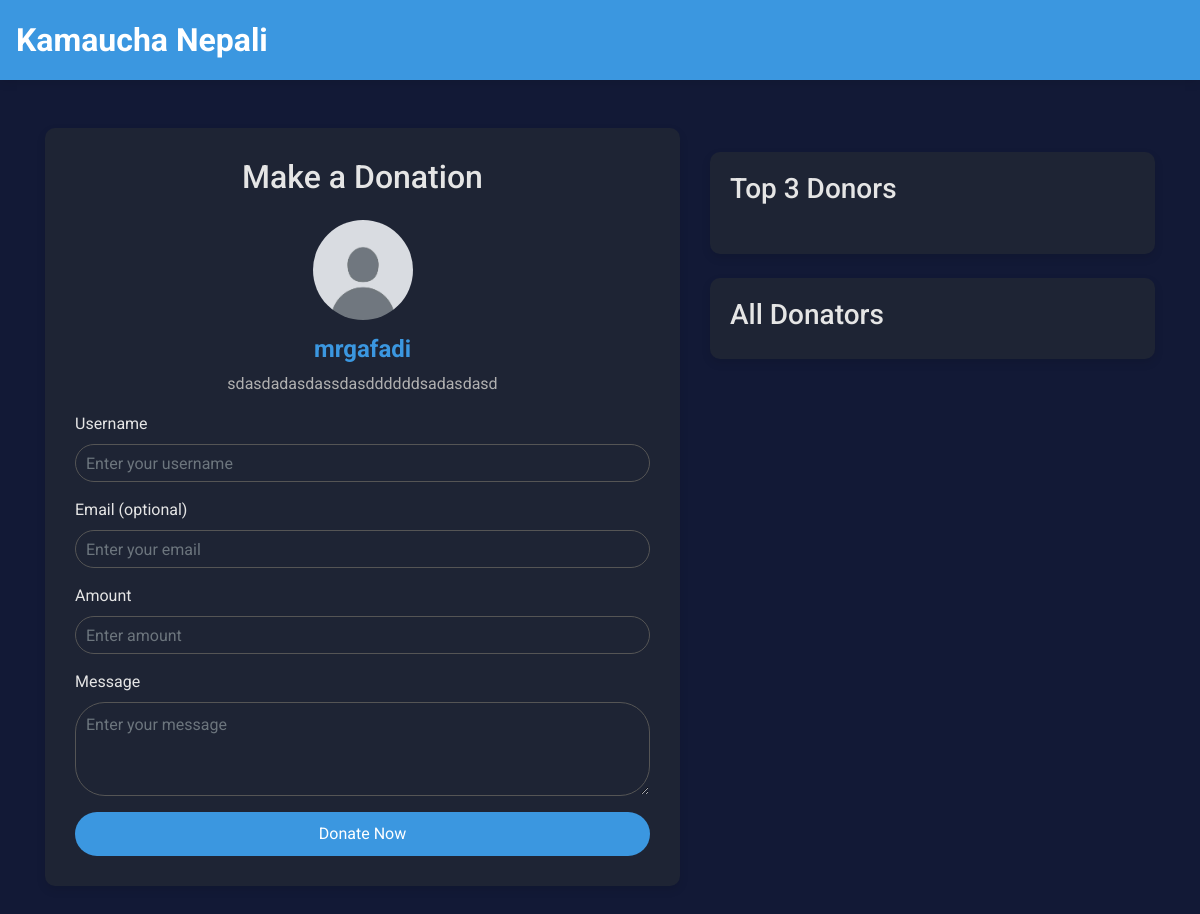
The app's page /donate/mrgafadi, older data.
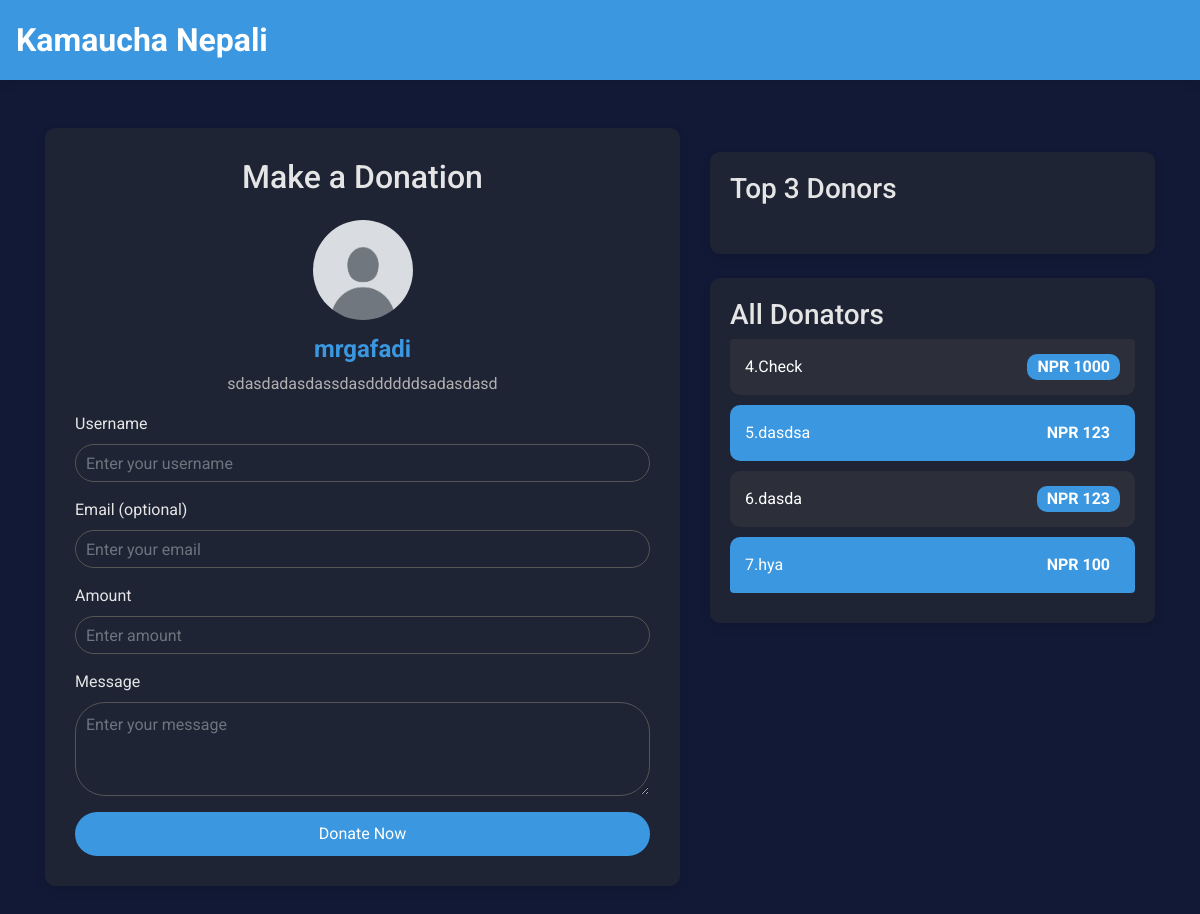
The same page, newer data.
### home/models.py (models this page shows, shortened)
class Donation(models.Model):
    PENDING = 'Pending'
    Completed = 'Completed'
    Status_Choices = [
        (PENDING, 'Pending'),
        (Completed, 'Completed'),]
    username = models.ForeignKey(User, on_delete=models.CASCADE)
    donator_name = models.TextField(max_length=200)
    donation_amount = models.IntegerField()
    donation_date = models.DateField(auto_now_add=True)
    donation_message = models.TextField(default="")
    transaction_uuid = models.TextField(default="")
    donation_status = models.CharField(
        max_length=20,
        choices=Status_Choices,
        default=PENDING,
    )

### home/views.py (the view, shortened to what this page needs)
# urls.py: path("donate/<str:username>",views.donate_page , name="donate_page"),
def donate_page(request, username):
    if User.objects.filter(username=username).exists():
        user = User.objects.get(username=username)
        alert_detail = Alert.objects.get(username=user)
        donation_page_details = Donation_page.objects.get(username=user)
        donators = Donation.objects.filter(username=user,donation_status="Completed").order_by('-donation_amount')[:10]
        return render(request, "home/donate_page.html", {
            "alert_detail": alert_detail,
            "donation_page_details": donation_page_details,
            "donators": donators ,
        })
    return HttpResponse("404 Page not found!")

### home/templates/home/donate_page.html (shortened to what this page needs)
<!DOCTYPE html>
<html lang="en">
<head>
    <link href="https://stackpath.bootstrapcdn.com/bootstrap/4.5.2/css/bootstrap.min.css" rel="stylesheet">
</head>
<body>
    <nav class="navbar">
        <a class="logo-text" href="/">Kamaucha Nepali</a>
    </nav>
    <div class="container mt-5">
        <div class="row">
            <div class="col-lg-7 col-md-8 col-sm-12">
                <div class="donation-form">
                    <h2 class="text-center mb-4">Make a Donation</h2>
                    <div class="text-center">
                        <img id="profile-pic"
                            src="{{donation_page_details.profile_picture.url}}"
                            alt="Profile Picture" class="profile-pic-img">
                        <h2 class="donation-recipient-name">{{donation_page_details.username}}</h2>
                        <p class="donation-recipient-message">{{donation_page_details.page_message}}</p>
                    </div>
                    <form id="donation-form" method="POST">
                        <div class="form-group">
                            <label for="donator_name">Username</label>
                            <input type="text" class="form-control" name="donator_name" id="donator_name"
                                placeholder="Enter your username" required>
                        </div>
                        <div class="form-group">
                            <label for="email">Email (optional)</label>
                            <input type="email" class="form-control" id="email" placeholder="Enter your email">
                        </div>
                        <div class="form-group">
                            <label for="amount">Amount</label>
                            <input type="number" class="form-control" id="amount" name="donation_amount"
                                placeholder="Enter amount" required>
                        </div>
                        <div class="form-group">
                            <label for="message">Message</label>
                            <textarea class="form-control" name="donation_message" id="donation_message" rows="3"
                                placeholder="Enter your message"></textarea>
                        </div>
                        <button type="button" class="btn btn-custom btn-block" id="pay-button">Donate Now</button>
                    </form>
                </div>
            </div>
            <div class="col-lg-5 col-md-4 col-sm-12">
                <div class="top-donors mt-4">
                    <h3>Top 3 Donors</h3>
                </div>
                <div class="all-donators mt-4">
                    <h3>All Donators</h3>
                    <ul class="list-group">
                        {% if donators %}
                        {% for donator in donators|slice:"3:" %}
                        {% if donator.donation_status == "Completed" %}
                        <li class="list-group-item">
                            {{ forloop.counter|add:3 }}.{{ donator.donator_name }}<span class="badge">NPR {{ donator.donation_amount }}</span>
                        </li>
                        {% endif %}
                        {% endfor %}
                        {% else %}
                        <li class="list-group-item">No additional donors beyond the top 3.</li>
                    {% endif %}
                    </ul>
                </div>
            </div>
        </div>
    </div>
</body>
</html>

Row changes from the older to the newer data that the page shows:
added Donation: donator_name "Check", donation_amount "1000"
now on this page (row unchanged): Donation: donator_name "dasdsa", donation_amount "123"
now on this page (row unchanged): Donation: donator_name "dasda", donation_amount "123"
added Donation: donator_name "hya", donation_amount "100"
